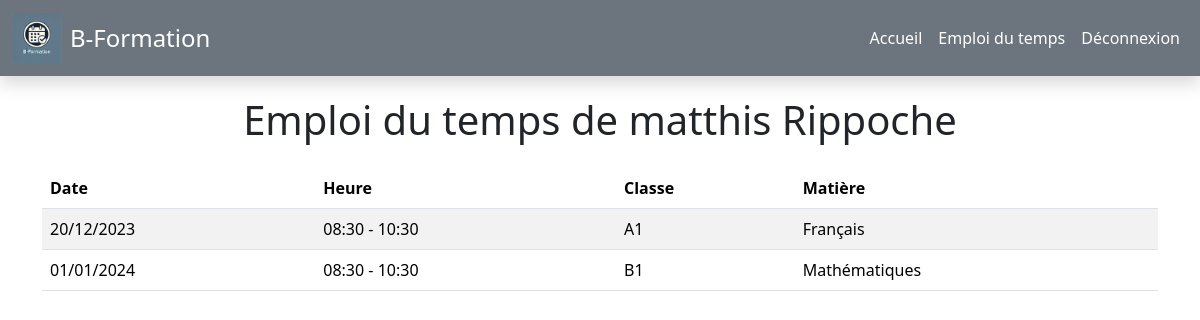
The app's page /schedule.php (signed in) with its own data.
### tables this page shows
CREATE TABLE `user` (
  `id` int(11) NOT NULL,
  `firstname` varchar(255) NOT NULL,
  `surname` varchar(255) NOT NULL,
  `email` varchar(255) NOT NULL,
  `password` varchar(255) NOT NULL,
  `role` varchar(255) DEFAULT NULL,
  `class_id` int(11) DEFAULT NULL
);

CREATE TABLE `schedule` (
  `id` int(11) NOT NULL,
  `start_datetime` datetime(6) NOT NULL,
  `end_datetime` datetime(6) NOT NULL,
  `class_id` int(11) NOT NULL,
  `User_id` int(11) DEFAULT NULL,
  `Subject_id` int(11) NOT NULL
);

CREATE TABLE `class` (
  `id` int(11) NOT NULL,
  `name` varchar(255) NOT NULL
);

CREATE TABLE `subject` (
  `id` int(11) NOT NULL,
  `name` varchar(255) NOT NULL
);

### assets/files/schedule_info.php (called while the page is built, shortened)
<?php
include_once 'assets/files/bdd.php';
$user_id = $_SESSION['user_id'];
$user_role = $_SESSION['user_role'];
$sql = "SELECT firstname, surname FROM user WHERE id = :user_id";
$stmt = $pdo->prepare($sql);
$stmt->bindParam(':user_id', $user_id, PDO::PARAM_INT);
$stmt->execute();
$user_info = $stmt->fetch(PDO::FETCH_ASSOC);
$firstname = $user_info['firstname'] ?? 'Inconnu';
$surname = $user_info['surname'] ?? '';
$user_name = trim($firstname . ' ' . $surname);
if ($user_role === 'student') {
    $sql = "SELECT schedule.start_datetime, schedule.end_datetime,
                   subject.name AS subject_name, class.name AS class_name, user.firstname AS teacher_firstname, user.surname AS teacher_surname
            FROM schedule
            INNER JOIN subject ON schedule.Subject_id = subject.id
            INNER JOIN class ON schedule.class_id = class.id
            INNER JOIN user ON schedule.User_id = user.id
            WHERE schedule.class_id = (SELECT class_id FROM user WHERE id = :user_id)
            ORDER BY schedule.start_datetime";
} else {
    $sql = "SELECT schedule.start_datetime, schedule.end_datetime,
                   subject.name AS subject_name, class.name AS class_name
            FROM schedule
            INNER JOIN subject ON schedule.Subject_id = subject.id
            INNER JOIN class ON schedule.class_id = class.id
            WHERE schedule.User_id = :user_id
            ORDER BY schedule.start_datetime";
}
$stmt = $pdo->prepare($sql);
$stmt->bindParam(':user_id', $user_id, PDO::PARAM_INT);
$stmt->execute();
$schedule = $stmt->fetchAll(PDO::FETCH_ASSOC);
?>

### schedule.php (the view, shortened to what this page needs)
<?php
include_once 'assets/files/bdd.php';
include_once 'assets/files/schedule_info.php';
?>
<!DOCTYPE html>
<html lang="fr">
<head>
    <link href="https://cdn.jsdelivr.net/npm/bootstrap@5.3.3/dist/css/bootstrap.min.css" rel="stylesheet">
</head>
<body>
<header class="header pb-5 mb-5">
    <?php include 'header.php'; ?>
</header>
<div class="container my-5">
    <h1 class="text-center mb-4">Emploi du temps de <?php echo htmlspecialchars($user_name); ?></h1>
    <table class="table table-striped">
        <thead>
            <tr>
                <th>Date</th>
                <th>Heure</th>
                <th>Classe</th>
                <th>Matière</th>
            </tr>
        </thead>
        <tbody>
            <?php foreach ($schedule as $entry): ?>
                <tr>
                    <td><?php echo date("d/m/Y", strtotime($entry['start_datetime'])); ?></td>
                    <td><?php echo date("H:i", strtotime($entry['start_datetime'])); ?> - <?php echo date("H:i", strtotime($entry['end_datetime'])); ?></td>
                    <td><?php echo htmlspecialchars($entry['class_name']); ?></td>
                    <td><?php echo htmlspecialchars($entry['subject_name']); ?></td>
                </tr>
            <?php endforeach; ?>
        </tbody>
    </table>
</div>
</body>
</html>

### header.php (shortened to what this page needs)
<header class="navbar navbar-expand-lg bg-secondary fixed-top shadow">
    <div class="container-fluid">
        <a class="navbar-brand d-flex align-items-center" href="#">
            <img src="assets/imgs/logo_inner_transparent.png" alt="Logo" width="50" height="auto" class="me-2">
            <span class="text-white h4 mb-0">B-Formation</span>
        </a>
        <div class="collapse navbar-collapse justify-content-end" id="navbarNav">
            <ul class="navbar-nav">
                <li class="nav-item">
                    <a class="nav-link text-white" href="javascript:history.back()">Accueil</a>
                </li>
                <li class="nav-item">
                    <a class="nav-link text-white" href="schedule.php">Emploi du temps</a>
                </li>
                <li class="nav-item">
                    <a class="nav-link text-white" href="index.html">Déconnexion</a>
                </li>
            </ul>
        </div>
    </div>
</header>

### records on screen
user: user_name "matthis Rippoche"
schedule: start_datetime "20/12/2023", start_datetime "08:30", end_datetime "10:30", class.name "A1", Subject.name "Français"
schedule: start_datetime "01/01/2024", start_datetime "08:30", end_datetime "10:30", class.name "B1", Subject.name "Mathématiques"
